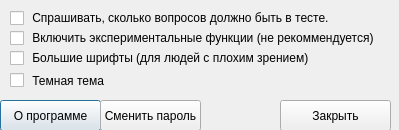
<?xml version="1.0" encoding="UTF-8"?>
<ui version="4.0">
 <class>SettingsDialog</class>
 <widget class="QDialog" name="SettingsDialog">
  <property name="geometry">
   <rect>
    <x>0</x>
    <y>0</y>
    <width>399</width>
    <height>130</height>
   </rect>
  </property>
  <property name="windowTitle">
   <string>Dialog</string>
  </property>
  <widget class="QCheckBox" name="checkBox">
   <property name="geometry">
    <rect>
     <x>10</x>
     <y>10</y>
     <width>371</width>
     <height>16</height>
    </rect>
   </property>
   <property name="text">
    <string> Спрашивать, сколько вопросов должно быть в тесте.</string>
   </property>
  </widget>
  <widget class="QPushButton" name="pushButton">
   <property name="geometry">
    <rect>
     <x>0</x>
     <y>100</y>
     <width>101</width>
     <height>31</height>
    </rect>
   </property>
   <property name="text">
    <string>О программе</string>
   </property>
  </widget>
  <widget class="QPushButton" name="pushButton_2">
   <property name="geometry">
    <rect>
     <x>280</x>
     <y>100</y>
     <width>111</width>
     <height>31</height>
    </rect>
   </property>
   <property name="text">
    <string>Закрыть</string>
   </property>
  </widget>
  <widget class="QCheckBox" name="checkBox_2">
   <property name="geometry">
    <rect>
     <x>10</x>
     <y>30</y>
     <width>381</width>
     <height>16</height>
    </rect>
   </property>
   <property name="text">
    <string> Включить экспериментальные функции (не рекоммендуется)</string>
   </property>
  </widget>
  <widget class="QPushButton" name="pushButton_3">
   <property name="geometry">
    <rect>
     <x>100</x>
     <y>100</y>
     <width>101</width>
     <height>31</height>
    </rect>
   </property>
   <property name="text">
    <string>Сменить пароль</string>
   </property>
  </widget>
  <widget class="QCheckBox" name="checkBox_3">
   <property name="geometry">
    <rect>
     <x>10</x>
     <y>50</y>
     <width>381</width>
     <height>16</height>
    </rect>
   </property>
   <property name="text">
    <string> Большие шрифты (для людей с плохим зрением)</string>
   </property>
  </widget>
  <widget class="QCheckBox" name="checkBox_4">
   <property name="geometry">
    <rect>
     <x>10</x>
     <y>70</y>
     <width>381</width>
     <height>21</height>
    </rect>
   </property>
   <property name="text">
    <string> Темная тема</string>
   </property>
  </widget>
 </widget>
 <resources/>
 <connections/>
</ui>
